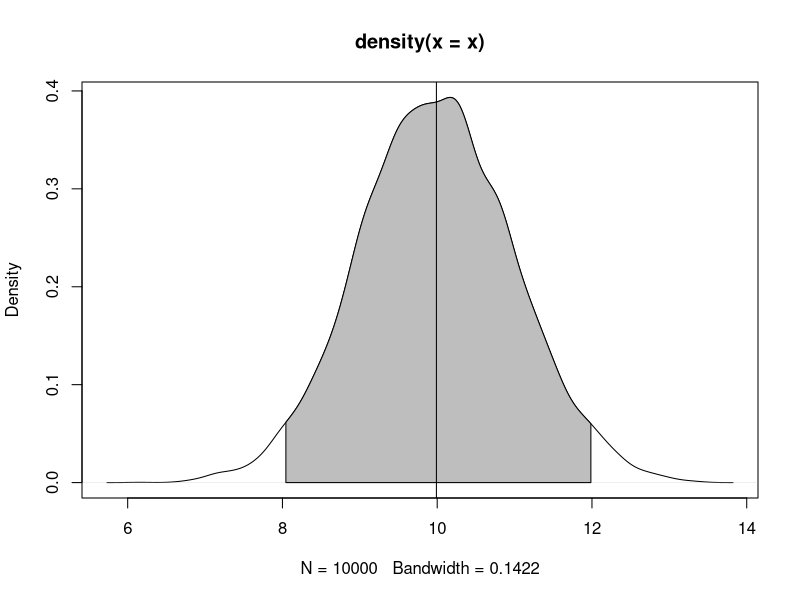
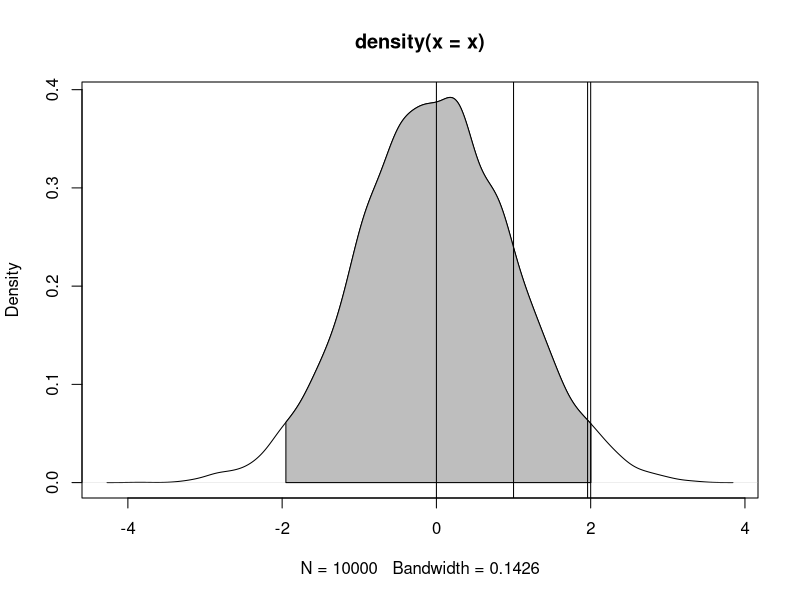
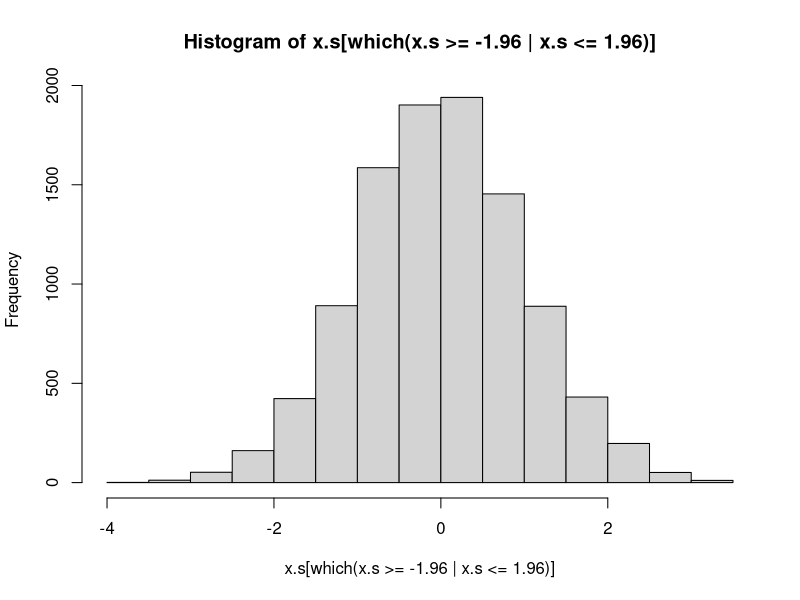
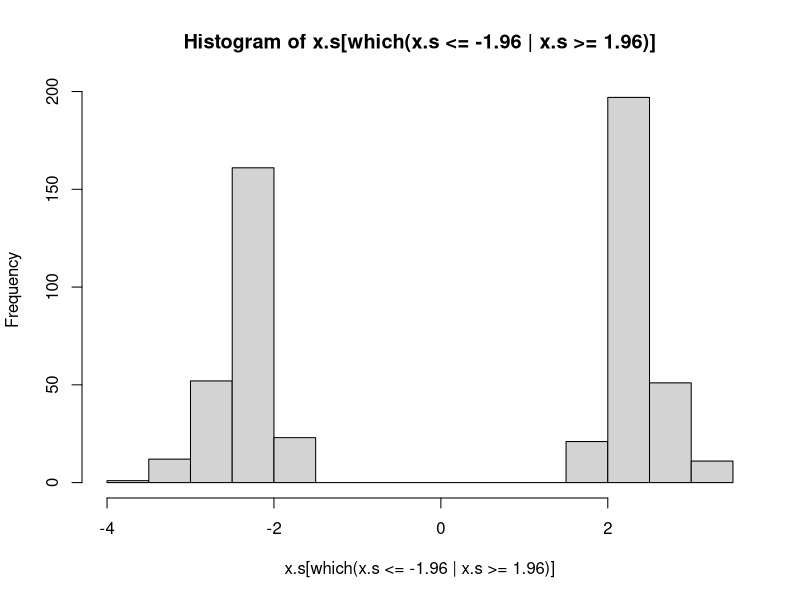
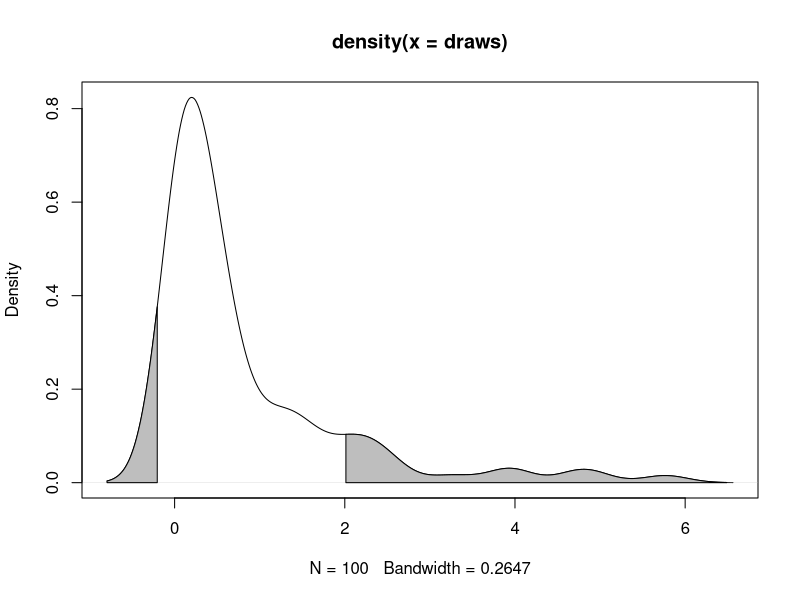

These figures' R source, in order:
### ### ### ### ### ### ### ### ### ### ### ### ### ### ### ### ### ### ### ### ### 
# Created on November 29, 2017 at 10:02
# Marc-Olivier Beausoleil 
# Draws sections of the density plot to be highlighted 
### ### ### ### ### ### ### ### ### ### ### ### ### ### ### ### ### ### ### ### ### 

# set.seed(1)
sd2 = 1.95996398454005423552
x = rnorm(10000,mean = 10,sd = 1)
y = x + rnorm(length(x))
# plot(y~x)
# hist(x)

plotdensity <- function(x, q1, q2) {
  dens <- density(x)
  plot(dens)
  q75 <- quantile(x, q1)
  q95 <- quantile(x, q2)
  x1 <- min(which(dens$x >= q75))  
  x2 <- max(which(dens$x <=  q95))
  with(dens, polygon(x=c(x[c(x1,x1:x2,x2)]), y= c(0, y[x1:x2], 0), col="gray"))
}

plotdensity(x,
            q1 = 0.025,
            q2 = 0.975)
abline(v = mean(x))

x.s = scale(x)
plotdensity(x.s,
            q1 = 0.025,
            q2 = 0.975)
abline(v = c(mean(x.s), 1, 1.96,2))
# hist(x.s)
sd(x.s)
dens <- density(x)

hist(x.s[which(x.s >= -1.96 | x.s<=1.96)])
hist(x.s[which(x.s <= -1.96 | x.s>=1.96)])



#### Draw density on both sides 
set.seed(1)
draws <- rnorm(100)^2
dens <- density(draws)
plot(dens)

q2     <- 2
q65    <- 6.5
qn08   <- -0.8
qn02   <- -0.2

x1 <- min(which(dens$x >= q2))  
x2 <- max(which(dens$x <  q65))
x3 <- min(which(dens$x >= qn08))  
x4 <- max(which(dens$x <  qn02))

with(dens, polygon(x=c(x[c(x1,x1:x2,x2)]), y= c(0, y[x1:x2], 0), col="gray"))
with(dens, polygon(x=c(x[c(x3,x3:x4,x4)]), y= c(0, y[x3:x4], 0), col="gray"))

